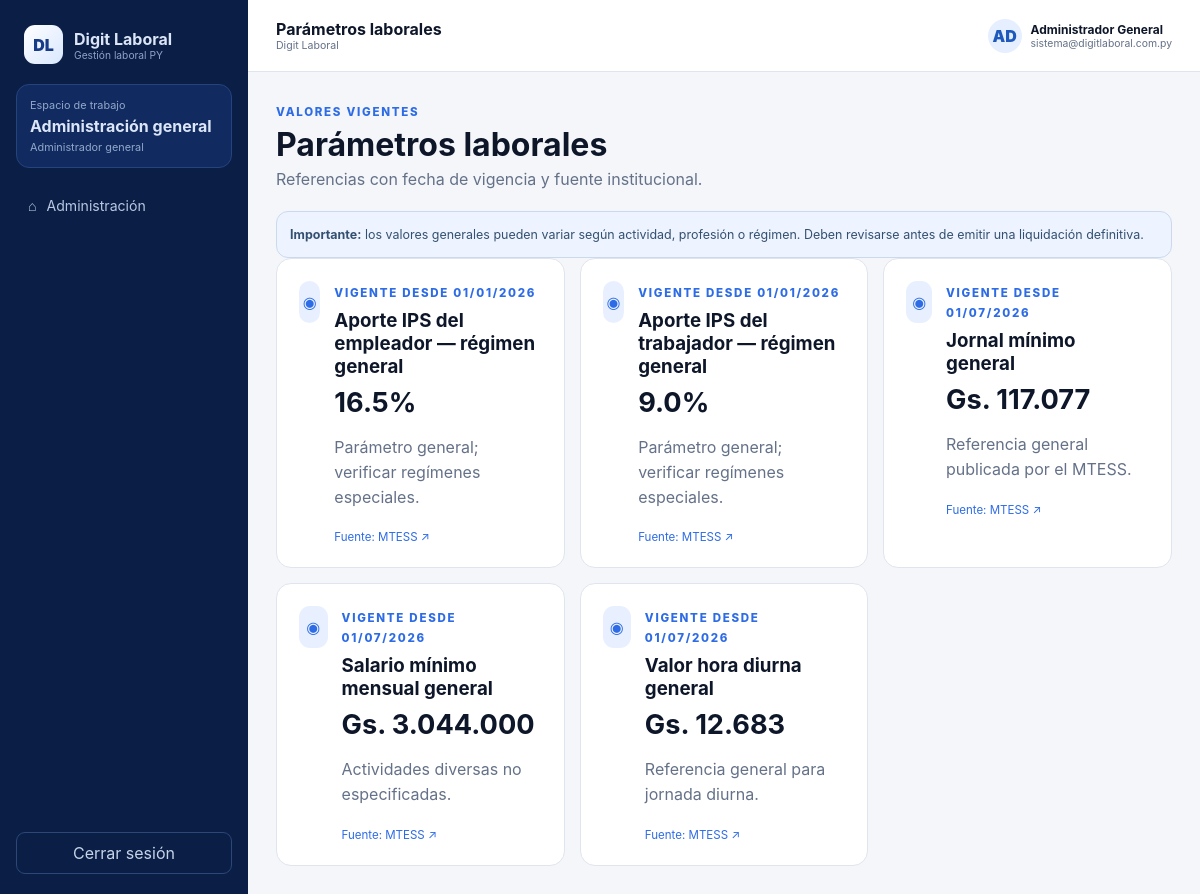
Screenshot of /app/parameters (signed in) with the database file from the repository.
### app/models.py (models this page shows)
class User(Base):
    __tablename__ = "users"
    id: Mapped[int] = mapped_column(primary_key=True)
    studio_id: Mapped[Optional[int]] = mapped_column(ForeignKey("studios.id"), nullable=True, index=True)
    company_id: Mapped[Optional[int]] = mapped_column(ForeignKey("companies.id"), nullable=True, index=True)
    full_name: Mapped[str] = mapped_column(String(160))
    email: Mapped[str] = mapped_column(String(180), unique=True, index=True)
    password_hash: Mapped[str] = mapped_column(String(300))
    role: Mapped[str] = mapped_column(String(40), default="auxiliar")
    active: Mapped[bool] = mapped_column(Boolean, default=True)
    must_change_password: Mapped[bool] = mapped_column(Boolean, default=True)
    last_login_at: Mapped[Optional[datetime]] = mapped_column(DateTime, nullable=True)
    created_at: Mapped[datetime] = mapped_column(DateTime, default=lambda: datetime.now(UTC))
    studio: Mapped[Optional[Studio]] = relationship(back_populates="users")
    company: Mapped[Optional["Company"]] = relationship(back_populates="users")

class LaborParameter(Base):
    __tablename__ = "labor_parameters"
    id: Mapped[int] = mapped_column(primary_key=True)
    key: Mapped[str] = mapped_column(String(100), unique=True, index=True)
    label: Mapped[str] = mapped_column(String(180))
    value: Mapped[Decimal] = mapped_column(Numeric(16, 4))
    unit: Mapped[str] = mapped_column(String(40), default="Gs.")
    effective_from: Mapped[date] = mapped_column(Date)
    source_name: Mapped[str] = mapped_column(String(120), default="MTESS")
    source_url: Mapped[str] = mapped_column(String(500))
    notes: Mapped[str] = mapped_column(Text, default="")
    active: Mapped[bool] = mapped_column(Boolean, default=True)

### app/main.py (the view)
@app.get("/app/parameters", response_class=HTMLResponse)
def parameters_page(request: Request, user: User = Depends(require_user), db: Session = Depends(get_db)):
    parameters = list(db.scalars(select(LaborParameter).where(LaborParameter.active.is_(True)).order_by(LaborParameter.label)))
    return render(request, "parameters.html", db, user, parameters=parameters)

### app/templates/parameters.html (shortened to what this page needs)
{% extends "base.html" %}
{% block page_name %}Parámetros laborales{% endblock %}
{% block content %}
<div class="page-header"><div><span class="eyebrow">VALORES VIGENTES</span><h1>Parámetros laborales</h1><p>Referencias con fecha de vigencia y fuente institucional.</p></div></div>
<div class="legal-warning"><b>Importante:</b> los valores generales pueden variar según actividad, profesión o régimen. Deben revisarse antes de emitir una liquidación definitiva.</div>
<section class="parameter-grid">{% for item in parameters %}<article><span class="parameter-icon">◉</span><div><span class="eyebrow">VIGENTE DESDE {{ item.effective_from.strftime('%d/%m/%Y') }}</span><h3>{{ item.label }}</h3><b>{% if item.unit == "%" %}{{ item.value|float|round(2) }}%{% else %}{{ item.unit }} {{ item.value|int|gs }}{% endif %}</b><p>{{ item.notes }}</p><a href="{{ item.source_url }}" target="_blank" rel="noopener">Fuente: {{ item.source_name }} ↗</a></div></article>{% endfor %}</section>
{% endblock %}

### app/templates/base.html (shortened to what this page needs)
<!doctype html>
<html lang="es">
<head>
  <link rel="stylesheet" href="{{ url_for('static', path='app.css') }}">
</head>
<body class="{% if user %}app-body{% else %}public-body{% endif %}">
{% if user %}
  <aside class="sidebar" id="sidebar">
    <a class="brand" href="{{ '/admin' if user.role == 'superadmin' else '/app' }}">
      <span class="brand-mark">DL</span>
      <span><strong>Digit Laboral</strong><small>Gestión laboral PY</small></span>
    </a>
    <div class="workspace-card">
      <span>Espacio de trabajo</span>
      <strong>{% if user.role == 'superadmin' %}Administración general{% elif studio %}{{ studio.name }}{% else %}Empresa vinculada{% endif %}</strong>
      <small>{{ user.role|replace('superadmin','Administrador general')|capitalize }}</small>
    </div>
    <nav class="side-nav">
      {% if user.role == 'superadmin' %}
        <a class="{{ 'active' if active_path.startswith('/admin') else '' }}" href="/admin"><span>⌂</span>Administración</a>
      {% endif %}
    </nav>
    <div class="sidebar-bottom">
      <form method="post" action="/logout"><button class="logout-btn" type="submit">Cerrar sesión</button></form>
    </div>
  </aside>
  <div class="app-shell">
    <header class="topbar">
      <div class="topbar-title"><strong>{% block page_name %}Panel{% endblock %}</strong><small>Digit Laboral</small></div>
      <div class="top-actions">
        <div class="user-chip"><span class="avatar">{{ user.full_name[:2]|upper }}</span><span><b>{{ user.full_name }}</b><small>{{ user.email }}</small></span></div>
      </div>
    </header>
    <main class="main-content">{% block content %}{% endblock %}</main>
  </div>
{% else %}
  {% block public_content %}{% endblock %}
{% endif %}
</body>
</html>

### app/static/app.css (style rules this page uses)
:root { --navy:#0b1f48;--blue:#173b86;--bright:#2e6ce6;--sky:#eaf2ff;--ink:#0e1729;--muted:#647188;--line:#dfe5ee;--soft:#f5f7fa;--white:#fff;--green:#14a478;--orange:#f47c36;--violet:#6b43d6;--danger:#c43c3c;--shadow:0 16px 40px rgba(21,42,86,.10) }
* { box-sizing:border-box }
html { scroll-behavior:smooth }
body { margin:0;font-family:Inter,ui-sans-serif,system-ui,-apple-system,"Segoe UI",sans-serif;color:var(--ink);background:var(--soft) }
a { text-decoration:none;color:inherit }
button,input,select,textarea { font:inherit }
.eyebrow { font-size:.72rem;letter-spacing:.15em;font-weight:850;color:var(--bright) }
.app-body { background:#f4f6f9 }
.sidebar { position:fixed;left:0;top:0;bottom:0;width:248px;background:#0b1e46;color:#dbe5f6;padding:20px 16px;display:flex;flex-direction:column;z-index:40 }
.brand { display:flex;align-items:center;gap:11px;padding:5px 8px 20px }
.brand-mark { width:39px;height:39px;border-radius:11px;background:linear-gradient(135deg,#fff,#d8e7ff);color:#173b86;display:grid;place-items:center;font-weight:900 }
.brand span:last-child { display:flex;flex-direction:column }
.brand small { color:#8da3c8;font-size:.64rem }
.workspace-card { background:#112b60;border:1px solid #24447e;border-radius:13px;padding:13px;margin-bottom:18px;display:grid;gap:4px }
.workspace-card span,.workspace-card small,.plan-box span,.plan-box small { font-size:.68rem;color:#91a7ca }
.side-nav { display:grid;gap:5px }
.side-nav a { padding:11px 12px;border-radius:9px;display:flex;gap:10px;align-items:center;font-size:.88rem;color:#b8c8e2 }
.sidebar-bottom { margin-top:auto;display:grid;gap:12px }
.logout-btn { width:100%;background:transparent;color:#c6d4e9;border:1px solid #2c4778;border-radius:9px;padding:10px;cursor:pointer }
.app-shell { margin-left:248px;min-height:100vh }
.topbar { height:72px;background:#fff;border-bottom:1px solid var(--line);display:flex;align-items:center;justify-content:space-between;padding:0 28px;position:sticky;top:0;z-index:25 }
.topbar-title { display:flex;flex-direction:column }
.topbar-title small { color:var(--muted);font-size:.66rem }
.top-actions { display:flex;align-items:center;gap:16px }
.user-chip { display:flex;align-items:center;gap:9px }
.user-chip>span:last-child { display:flex;flex-direction:column;font-size:.75rem }
.user-chip small { color:var(--muted);font-size:.65rem }
.avatar { width:34px;height:34px;border-radius:50%;background:#e6efff;color:#1f59bc;display:grid;place-items:center;font-weight:900 }
.main-content { padding:28px;max-width:1500px;margin:auto }
.legal-note,.legal-warning { margin-top:18px;border:1px solid #cbd9ee;background:#edf4ff;border-radius:12px;padding:13px;color:#345070;font-size:.78rem;line-height:1.55 }
.page-header { display:flex;align-items:flex-end;justify-content:space-between;margin-bottom:22px }
.page-header h1 { font-size:2rem;margin:.3rem 0 }
.page-header p { margin:0;color:var(--muted) }
.parameter-grid { display:grid;grid-template-columns:repeat(3,1fr);gap:15px }
.parameter-grid article { background:#fff;border:1px solid var(--line);border-radius:15px;padding:22px;display:flex;gap:14px }
.parameter-icon { width:42px;height:42px;border-radius:11px;background:#e8f0ff;color:#2e6ce6;display:grid;place-items:center }
.parameter-grid h3 { margin:.5rem 0 }
.parameter-grid article div>b { font-size:1.7rem }
.parameter-grid p { color:var(--muted);line-height:1.55 }
.parameter-grid a { font-size:.72rem;color:var(--bright) }

### rows the page displays
User: role "Administrador general", full_name "AD", full_name "Administrador General", email "sistema@digitlaboral.com.py"
LaborParameter: effective_from "01/01/2026", label "Aporte IPS del empleador — régimen general", value "16.5", notes "Parámetro general; verificar regímenes especiales.", source_name "MTESS"
LaborParameter: effective_from "01/01/2026", label "Aporte IPS del trabajador — régimen general", value "9.0", notes "Parámetro general; verificar regímenes especiales.", source_name "MTESS"
LaborParameter: effective_from "01/07/2026", label "Jornal mínimo general", unit "Gs.", value|gs "117.077", notes "Referencia general publicada por el MTESS.", source_name "MTESS"
LaborParameter: effective_from "01/07/2026", label "Salario mínimo mensual general", unit "Gs.", value|gs "3.044.000", notes "Actividades diversas no especificadas.", source_name "MTESS"
LaborParameter: effective_from "01/07/2026", label "Valor hora diurna general", unit "Gs.", value|gs "12.683", notes "Referencia general para jornada diurna.", source_name "MTESS"
